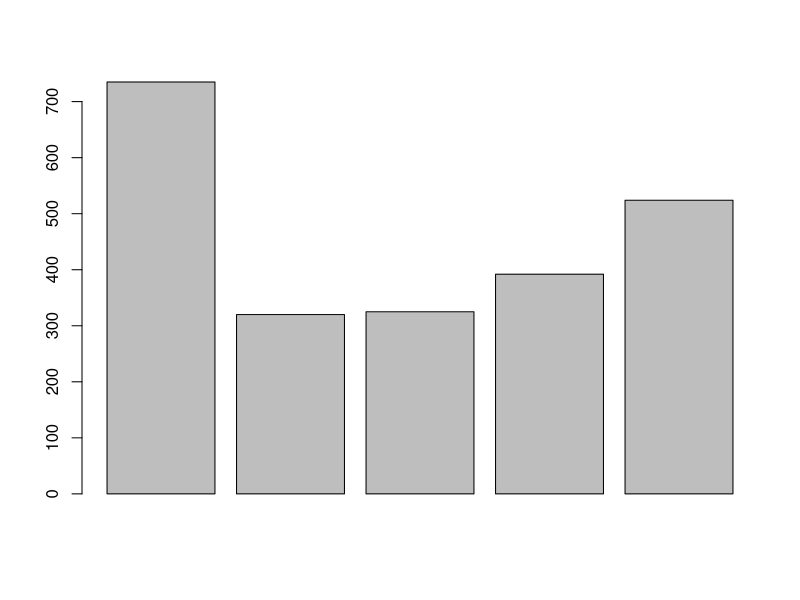
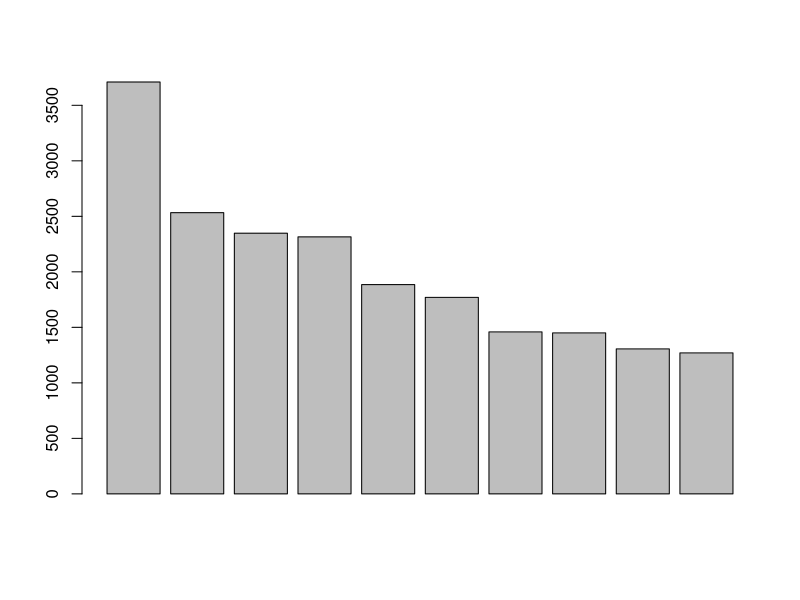

These figures' R source, in order:
# Question 1
# (a)
11 * 11 #code
# = 121 (answer)
# (b)
11 * 111
# = 1221
# (c)
11 * 1111
# = 12221
# (d)
11 * 11111
# = 122221
# (e)
# I predict (11 * 1111111111111111111) = 12222222222222222221
# (f)
options(digits = 15)
11 * 1111111111111111111
# = 12222222222222223360
# I think R is right, as the pattern could have exceptions, or a limit
#--------------------------------------------------------------------------------
# Question 2
# (a) // 1 mile  = 1760 yard, convert rivers to miles
riversYards <- rivers * 1760
# (b) // extract first 10 observations
riversYards[0:10]
# 1293600  563200  572000  689920  922240  792000 2567840  237600  818400 1056000
# (c) // display first 5 observations as barplot
barplot(rivers[0:5])
# No, the observations are not in decreasing order
#(d)  // sort observations in decreasing order
Rivers <- sort(rivers, decreasing = TRUE)
barplot(Rivers[0:10])
# 4 rivers in North America are longer than 2000 miles
#--------------------------------------------------------------------------------
# Question 3
# (a) // create function converting celsius to fahrenheit
C2F <- function(x) (1.8*x)+32 # converts x degrees celsius to fahrenheit
# (b)
C2F(1:100) # displays all the conversions to fahrenheit for (1:100) degree celsius
# the 66th observation displays 150.8 degrees fahrenheit, which is closer to 150 than the 65th observation of 149.0
# therefore, the celsius equivalent to 150 degrees fahrenheit is 66 degrees celsius
# (c) // create vector containing, then print output of vector applied to function
Ctemps <- c(-40, 0, 30, 100)
C2F(Ctemps)
# -40  32  86 212
#--------------------------------------------------------------------------------
# Question 4
# create funciton to convert inches to centimeters
inch2cm <- function(x) x*2.54   #cm = inch * 2.54
